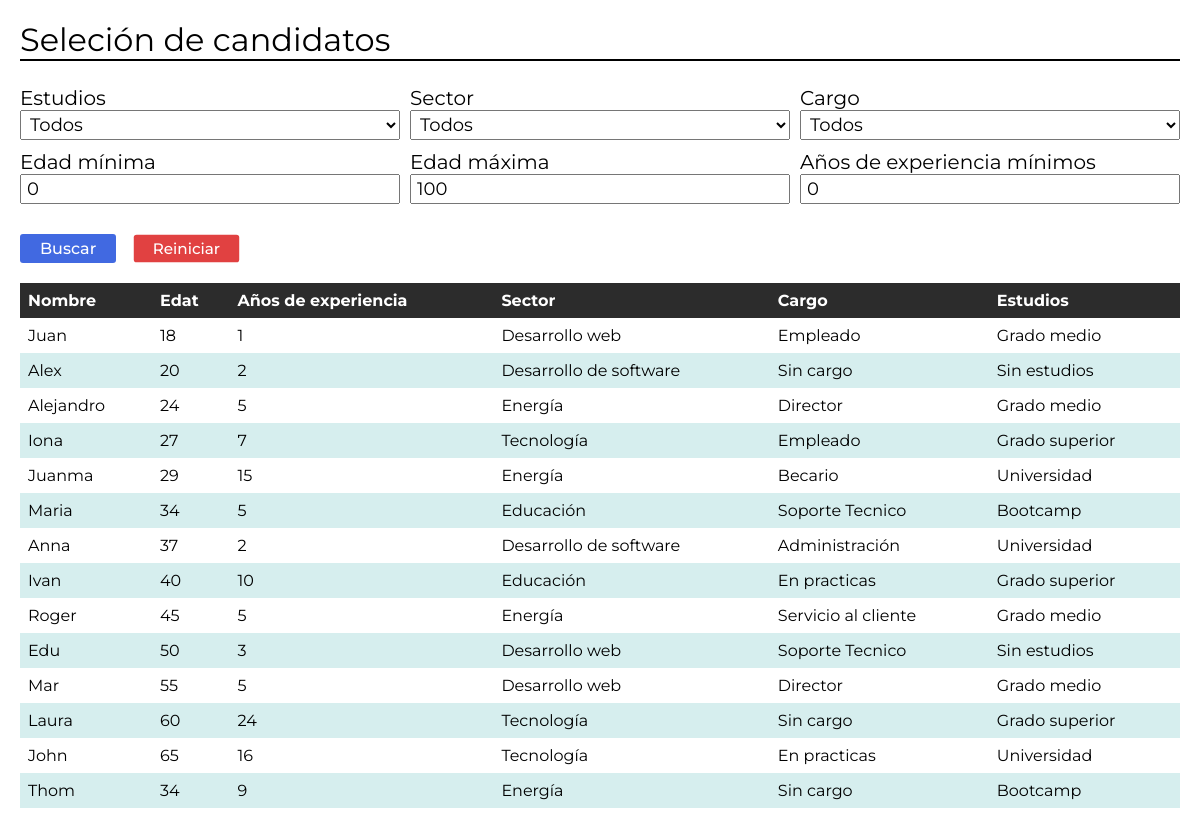
The page / on the database its author committed.
### tables this page shows
CREATE TABLE tb_candidats(
  id INT PRIMARY KEY AUTO_INCREMENT,
  nom VARCHAR(20) NOT NULL,
  edat INT NOT NULL,
  anys_experiencia INT NOT NULL,
  estudis INT NOT NULL,
  carrec INT NOT NULL,
  sector INT NOT NULL,
  FOREIGN KEY fk_estudis(estudis) REFERENCES estudis(id),
  FOREIGN KEY fk_carrec(carrec) REFERENCES carrec(id), 
  FOREIGN KEY fk_sector(sector) REFERENCES sector(id) 
);

CREATE TABLE sector(
  id INT PRIMARY KEY AUTO_INCREMENT,
  nom VARCHAR(100) NOT NULL
);

CREATE TABLE carrec(
  id INT PRIMARY KEY AUTO_INCREMENT,
  nom VARCHAR(100) NOT NULL
);

CREATE TABLE estudis(
  id INT PRIMARY KEY AUTO_INCREMENT,
  nom VARCHAR(100) NOT NULL
);

### index.php (the view, shortened to what this page needs)
<!DOCTYPE html>
<html lang="es">
<head>
  <link rel="stylesheet" href="./css/style.css">
</head>
<?php
  include('db/connector.php');
?>
<body>
  <main>
    <header>
      <h1>Seleción de candidatos</h1>
    </header>
    <form action="index.php">
      <div>
        <h2>Estudios</h2>
        <select name="estudios">
          <option value='0'>Todos</option>
        </select>
      </div>
      <div>
        <h2>Sector</h2>
        <select name="sector">
          <option value='0'>Todos</option>
        </select>
      </div>
      <div>
        <h2>Cargo</h2>
        <select name="cargo">
          <option value="0">Todos</option>
        </select>
      </div>
      <div>
        <h2>Edad mínima</h2>
        <input type="number" min="0" max="100" name="edadmi" <?php
          if(isset($_REQUEST['edadmi'])){ echo 'value="'.$_REQUEST['edadmi'].'"'; }else{ echo 'value="0"'; };
        ?>
        >
      </div>
      <div>
        <h2>Edad máxima</h2>
        <input type="number" min="0" max="100" name="edadma"<?php
          if(isset($_REQUEST['edadma'])){ echo 'value="'.$_REQUEST['edadma'].'"'; }else{ echo 'value="100"'; };
        ?>
        >
      </div>
      <div>
        <h2>Años de experiencia mínimos</h2>
        <input type="number" min="0" max="100" name="experiencia" <?php
          if(isset($_REQUEST['experiencia'])){ echo 'value="'.$_REQUEST['experiencia'].'"'; }else{ echo 'value="0"'; }; ?>>
      </div>
      <div class="buttons">
        <button type="submit">Buscar</button>
        <a href="index.php">Reiniciar</a>
      </div>
    </form>
    <section>
      <?php
      $x = '';
        $sql = ("SELECT tb_candidats.nom nom,
                        tb_candidats.edat,
                        tb_candidats.anys_experiencia experiencia,
                        tb_candidats.sector sectorid,
                        tb_candidats.carrec carrecid,
                        tb_candidats.estudis estudisid,
                        sector.nom sector,
                        carrec.nom carrec,
                        estudis.nom estudis
                        FROM tb_candidats
                        LEFT JOIN sector ON tb_candidats.sector = sector.id
                        LEFT JOIN carrec ON tb_candidats.carrec = carrec.id
                        LEFT JOIN estudis ON tb_candidats.estudis = estudis.id $x
                        ");
        $result=mysqli_query($dblink,$sql) or exit(mysqli_error($dblink));
        if(mysqli_num_rows($result) == 0){
          echo "<h5>No hay candidatos</h5>";
        }else{
          echo "<table><thead><tr><th>Nombre</th><th>Edat</th><th>Años de experiencia</th><th>Sector</th><th>Cargo</th><th>Estudios</th></tr></thead><tbody>";
          while($reg=mysqli_fetch_array($result)){?>
            <tr>
              <td><?php echo $reg['nom']?></td>
              <td><?php echo $reg['edat']?></td>
              <td><?php echo $reg['experiencia']?></td>
              <td><?php echo $reg['sector']?></td>
              <td><?php echo $reg['carrec']?></td>
              <td><?php echo $reg['estudis']?></td>
            </tr>
          <?php }
          echo "</tbody></table>";
        }; ?>
    </section>
  </main>
</body>
</html>

### css/style.css (style rules this page uses)
* { margin: 0; padding: 0; box-sizing: border-box; font-family: 'Montserrat',sans-serif; }
main { max-width: 100%; width: 1200px; margin: 0 auto; padding: 20px; background: white; min-height: 500px; }
main header { border-bottom: 2px solid black; }
main header h1 { font-weight: 400; }
main form { margin-top: 25px; max-width: 100%; display: grid; gap: 10px; grid-template-columns: repeat(auto-fit, minmax(300px,1fr)); }
main form h2 { font-weight: 400; font-size: 20px; }
main form input, select { width: 100%; height: 30px; font-size: 18px; padding: 0 5px; }
.buttons { margin: 20px 0; display: flex; gap: 15px; }
.buttons button, .buttons a { border: none; border-radius: 3px; padding: 5px 20px; outline: none; color: white; font-weight: 500; font-size: 16px; cursor: pointer; transition: transform 0.3s; }
.buttons button:active, .buttons a { transform: scale(0.95); }
.buttons button:first-child { background-color: royalblue; }
.buttons a { background-color: rgb(225, 65, 65); text-decoration: none; }
table { border-collapse: collapse; width: 100%; }
th { background-color: rgb(44, 44, 44); color: white; }
th, td { text-align: left; padding: 8px; }
tr:nth-child(even) { background-color: #D6EEEE; }

### rows shown on the page
tb_candidats: nom "Juan", edat "18", anys_experiencia "1", sector.nom "Desarrollo web", carrec.nom "Empleado", estudis.nom "Grado medio"
tb_candidats: nom "Alex", edat "20", anys_experiencia "2", sector.nom "Desarrollo de software", carrec.nom "Sin cargo", estudis.nom "Sin estudios"
tb_candidats: nom "Alejandro", edat "24", anys_experiencia "5", sector.nom "Energía", carrec.nom "Director", estudis.nom "Grado medio"
tb_candidats: nom "Iona", edat "27", anys_experiencia "7", sector.nom "Tecnología", carrec.nom "Empleado", estudis.nom "Grado superior"
tb_candidats: nom "Juanma", edat "29", anys_experiencia "15", sector.nom "Energía", carrec.nom "Becario", estudis.nom "Universidad"
tb_candidats: nom "Maria", edat "34", anys_experiencia "5", sector.nom "Educación", carrec.nom "Soporte Tecnico", estudis.nom "Bootcamp"
tb_candidats: nom "Anna", edat "37", anys_experiencia "2", sector.nom "Desarrollo de software", carrec.nom "Administración", estudis.nom "Universidad"
tb_candidats: nom "Ivan", edat "40", anys_experiencia "10", sector.nom "Educación", carrec.nom "En practicas", estudis.nom "Grado superior"
tb_candidats: nom "Roger", edat "45", anys_experiencia "5", sector.nom "Energía", carrec.nom "Servicio al cliente", estudis.nom "Grado medio"
tb_candidats: nom "Edu", edat "50", anys_experiencia "3", sector.nom "Desarrollo web", carrec.nom "Soporte Tecnico", estudis.nom "Sin estudios"
tb_candidats: nom "Mar", edat "55", anys_experiencia "5", sector.nom "Desarrollo web", carrec.nom "Director", estudis.nom "Grado medio"
tb_candidats: nom "Laura", edat "60", anys_experiencia "24", sector.nom "Tecnología", carrec.nom "Sin cargo", estudis.nom "Grado superior"
tb_candidats: nom "John", edat "65", anys_experiencia "16", sector.nom "Tecnología", carrec.nom "En practicas", estudis.nom "Universidad"
tb_candidats: nom "Thom", edat "34", anys_experiencia "9", sector.nom "Energía", carrec.nom "Sin cargo", estudis.nom "Bootcamp"
